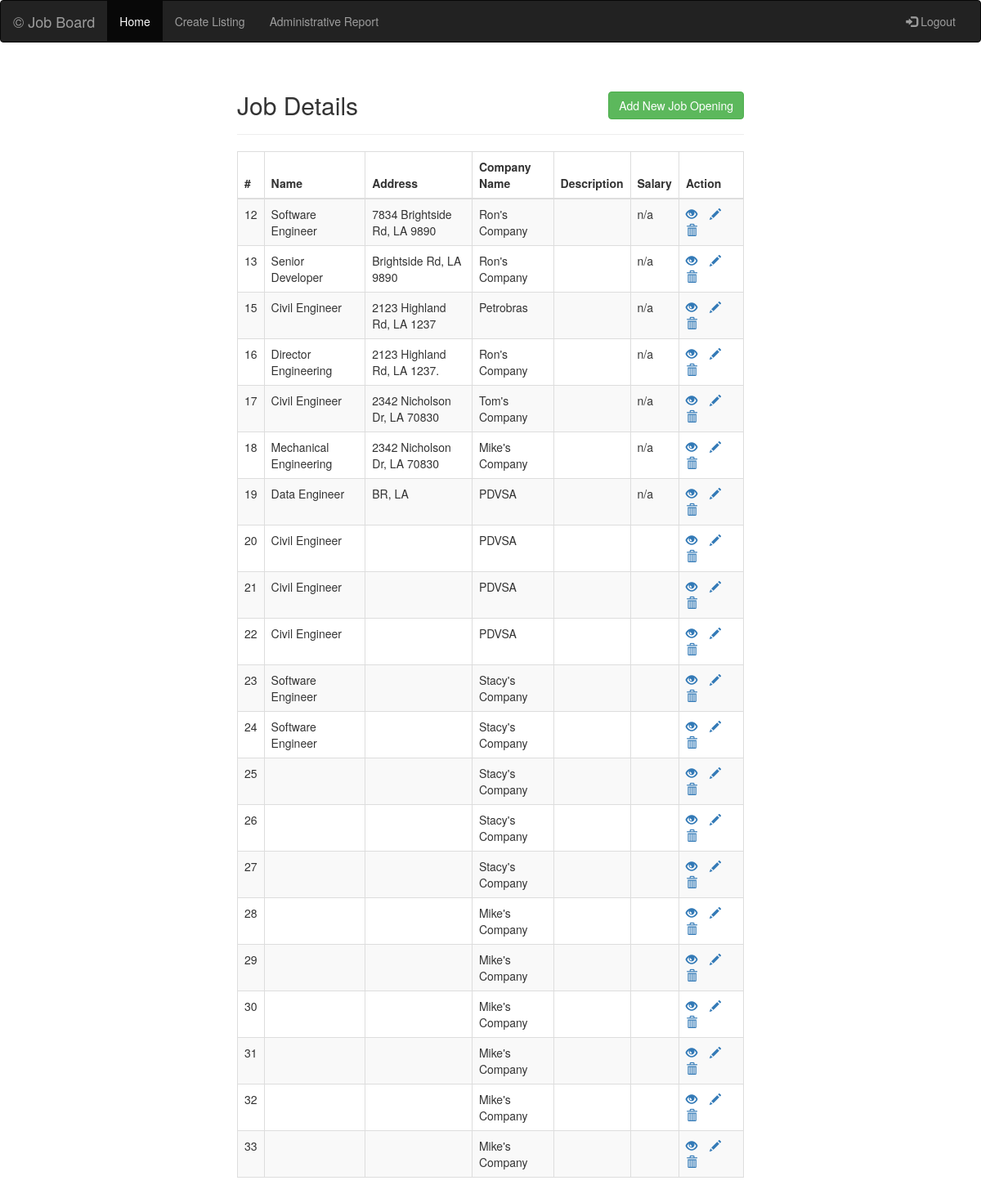
/jobapp/recruiter/ind.php, run on the app's committed database.
### tables this page shows
CREATE TABLE `Job_Opening` (
  `id` int(11) NOT NULL,
  `name` varchar(100) NOT NULL,
  `address` varchar(100) NOT NULL,
  `company` varchar(100) NOT NULL,
  `salary` varchar(100) NOT NULL,
  `sc_email` varchar(100) NOT NULL,
  `Date` timestamp NULL DEFAULT CURRENT_TIMESTAMP,
  `Field` varchar(20) DEFAULT NULL,
  `State` varchar(2) DEFAULT NULL,
  `Education` varchar(15) NOT NULL
);

### jobapp/recruiter/ind.php (the view, shortened to what this page needs)
<?php include 'inc/rheader2.php' ?>
<!DOCTYPE html>
<html lang="en">
<head>
    <link rel="stylesheet" href="https://maxcdn.bootstrapcdn.com/bootstrap/3.3.7/css/bootstrap.css">
</head>
<body>
    <div class="wrapper">
        <div class="container-fluid">
            <div class="row">
                <div class="col-md-12">
                    <div class="page-header clearfix">
                        <h2 class="pull-left">Job Details</h2>
                        <a href="create.php" class="btn btn-success pull-right">Add New Job Opening</a>
                    </div>
                    <?php
                    require_once "config.php";
                    $sql = "SELECT * FROM Job_Opening";
                    if($result = mysqli_query($link, $sql)){
                        if(mysqli_num_rows($result) > 0){
                            echo "<table class='table table-bordered table-striped'>";
                                echo "<thead>";
                                    echo "<tr>";
                                        echo "<th>#</th>";
                                        echo "<th>Name</th>";
                                        echo "<th>Address</th>";
                                        echo "<th>Company Name</th>";
                                        echo "<th>Description</th>";
                                        echo "<th>Salary</th>";
                                        echo "<th>Action</th>";
                                    echo "</tr>";
                                echo "</thead>";
                                echo "<tbody>";
                                while($row = mysqli_fetch_array($result)){
                                    echo "<tr>";
                                        echo "<td>" . $row['id'] . "</td>";
                                        echo "<td>" . $row['name'] . "</td>";
                                        echo "<td>" . $row['address'] . "</td>";
                                        echo "<td>" . $row['company'] . "</td>";
                                        echo "<td>" . $row['description'] . "</td>";
                                        echo "<td>" . $row['salary'] . "</td>";
                                        echo "<td>";
                                            echo "<a href='read.php?id=". $row['id'] ."' title='View Record' data-toggle='tooltip'><span class='glyphicon glyphicon-eye-open'></span></a>";
                                            echo "<a href='update.php?id=". $row['id'] ."' title='Update Record' data-toggle='tooltip'><span class='glyphicon glyphicon-pencil'></span></a>";
                                            echo "<a href='delete.php?id=". $row['id'] ."' title='Delete Record' data-toggle='tooltip'><span class='glyphicon glyphicon-trash'></span></a>";
                                        echo "</td>";
                                    echo "</tr>";
                                }
                                echo "</tbody>";
                            echo "</table>";
                        } else{
                            echo "<p class='lead'><em>No records were found.</em></p>";
                        }
                    } else{
                        echo "ERROR: Could not able to execute $sql. " . mysqli_error($link);
                    }
                    ?>
                </div>
            </div>
        </div>
    </div>
</body>
</html>

### jobapp/recruiter/ind.php (style rules this page uses)
.wrapper { width: 650px; margin: 0 auto; }
.page-header h2 { margin-top: 0; }
table tr td:last-child a { margin-right: 15px; }

### data on the page
job_opening: id "12", name "Software Engineer", address "7834 Brightside Rd, LA 9890", company "Ron's Company", salary "n/a"
job_opening: id "13", name "Senior Developer", address "Brightside Rd, LA 9890", company "Ron's Company", salary "n/a"
job_opening: id "15", name "Civil Engineer", address "2123 Highland Rd, LA 1237", company "Petrobras", salary "n/a"
job_opening: id "16", name "Director Engineering", address "2123 Highland Rd, LA 1237.", company "Ron's Company", salary "n/a"
job_opening: id "17", name "Civil Engineer", address "2342 Nicholson Dr, LA 70830", company "Tom's Company", salary "n/a"
job_opening: id "18", name "Mechanical Engineering", address "2342 Nicholson Dr, LA 70830", company "Mike's Company", salary "n/a"
job_opening: id "19", name "Data Engineer", address "BR, LA", company "PDVSA", salary "n/a"
job_opening: id "20", name "Civil Engineer", company "PDVSA"
job_opening: id "21", name "Civil Engineer", company "PDVSA"
job_opening: id "22", name "Civil Engineer", company "PDVSA"
job_opening: id "23", name "Software Engineer", company "Stacy's Company"
job_opening: id "24", name "Software Engineer", company "Stacy's Company"
job_opening: id "25", company "Stacy's Company"
job_opening: id "26", company "Stacy's Company"
job_opening: id "27", company "Stacy's Company"
job_opening: id "28", company "Mike's Company"
job_opening: id "29", company "Mike's Company"
job_opening: id "30", company "Mike's Company"
job_opening: id "31", company "Mike's Company"
job_opening: id "32", company "Mike's Company"
job_opening: id "33", company "Mike's Company"
